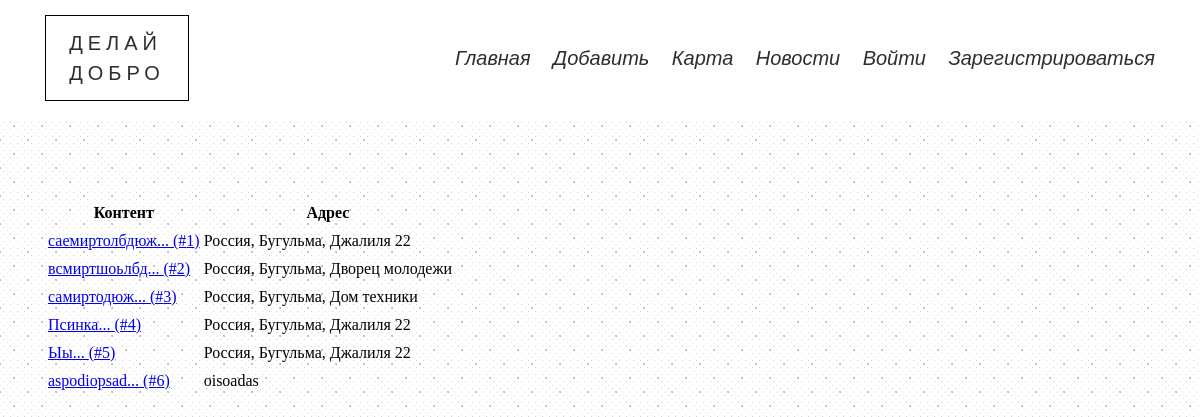
/events/, run on an earlier commit of the app's database.
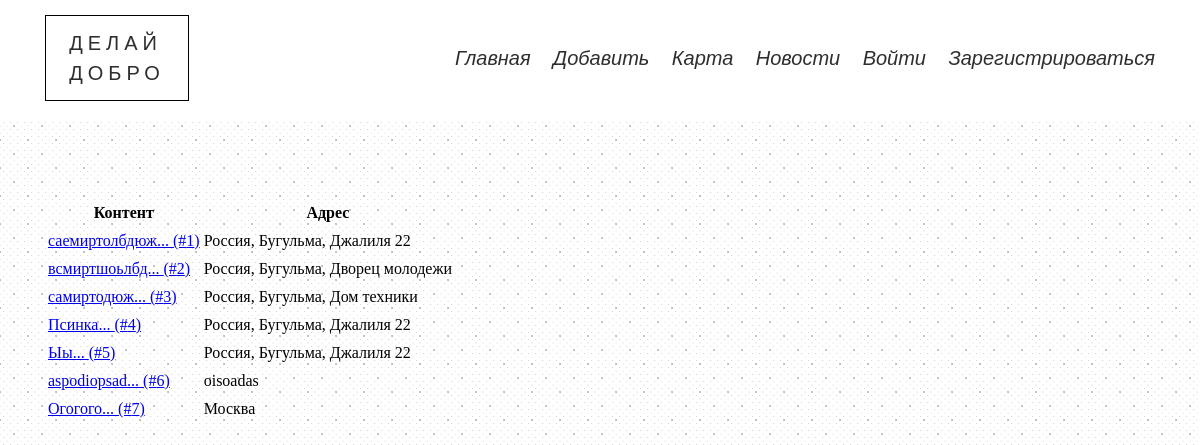
And on a later commit of the database.
### data/model_events.py (models this page shows)
class Event(SqlAlchemyBase, SerializerMixin):
    __tablename__ = 'events'
    id = sqlalchemy.Column(sqlalchemy.Integer,
                           primary_key=True, autoincrement=True)
    address = sqlalchemy.Column(sqlalchemy.String)
    content = sqlalchemy.Column(sqlalchemy.String)
    user_id = sqlalchemy.Column(sqlalchemy.Integer,
                                sqlalchemy.ForeignKey("users.id"))
    photo = sqlalchemy.orm.relation("File", uselist=False)
    map_photo = sqlalchemy.Column(sqlalchemy.String)
    additions = list()

### blueprints/events.py (the view)
@blueprint.route('/events/', methods=['GET', 'POST'])
def events():
    session = db_session.create_session()
    events = session.query(Event).all()
    return render_template('events.html', events=events)

### data/db_session.py (called while the page is built)
def create_session() -> Session:
    global __factory
    return __factory()

### templates/events.html
{% extends "base.html" %}
{% block content %}
<div class="container">
    <a href="/add_event" >Добавить событие</a>
    <table class="average-table">
        <caption>События проекта</caption>
        <thead>
            <th>Контент</th>
            <th>Адрес</th>
        </thead>
        <tbody>
            {% for event in events %}
                <tr>
                    <td><a href="/event/{{ event.id }}">{{ event.content[:15] + "..." }} (#{{ event.id }})</a></td>
                    <td>{{ event.address }}</td>
                </tr>
            {% endfor %}
        </tbody>
    </table>
</div>
{% endblock %}

### templates/base.html (shortened to what this page needs)
<!DOCTYPE html>
<html lang="en">
<head>
    <link rel="stylesheet" href="/static/css/bootstrap-grid.min.css">
    <link rel="stylesheet" href="/static/css/style.min.css">
</head>
<body>
    <header class="menu">
        <div class="container">
        <div class="menu__wrapper">
            <a href=""><div class="menu_logo">ДЕЛАЙ <br> ДОБРО</div> </a>
            <ul class="menu_ul">
                <li class="menu_li"><a href="/">Главная</a></li>
                <li class="menu_li"><a href="/add_event">Добавить</a></li>
                <li class="menu_li"><a href="/events">Карта</a></li>
                <li class="menu_li"><a href="/">Новости</a></li>
                {% if current_user.is_authenticated %}
                        <li class="menu_li"><a href="/user/{{ current_user.id }}">Личный кабинет</a></li>
                {% else %}
                        <li class="menu_li"><a href="/login">Войти</a></li>
                        <li class="menu_li"><a href="/registration">Зарегистрироваться</a></li>
                {% endif %}
            </ul>
        </div>
    </div>
    </header>
    <main>
        <div>
            {% block content %}{% endblock %}
        </div>
    </main>
</body>
</html>

What changed in the data, as far as the page shows it:
added Event: content "Огогого...", id "7", address "Москва"
